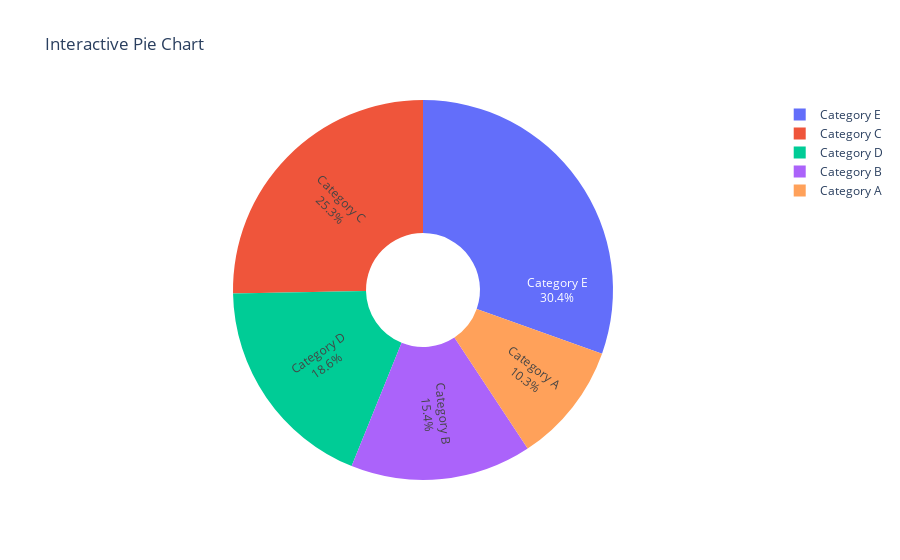

This figure's notebook cell:
### Code cell
# 21. Using Plotly, create an interactive pie chart of randomly generated data, add labels and percentages, set the title as 'Interactive Pie Chart'.
import numpy as np
import plotly.graph_objects as go

# Generate random data
labels = ['Category A', 'Category B', 'Category C', 'Category D', 'Category E']
values = np.random.randint(10, 100, size=5)  # 5 random values between 10 and 100

# Create the pie chart
fig = go.Figure(data=[go.Pie(labels=labels, values=values, hole=.3, 
                             textinfo='label+percent', 
                             insidetextorientation='radial')])

# Set the title
fig.update_layout(
    title_text='Interactive Pie Chart'
)

# Show the plot
fig.show()

### Figure 1 — Plotly figure (JSON) as saved in the notebook; plotly's stock layout.template omitted (floating-point values rounded to 4 significant figures)
{"data": [{"hole": 0.3, "insidetextorientation": "radial", "labels": ["Category A", "Category B", "Category C", "Category D", "Category E"], "textinfo": "label+percent", "type": "pie", "values": [26, 39, 64, 47, 77]}], "layout": {"title": {"text": "Interactive Pie Chart"}}}
